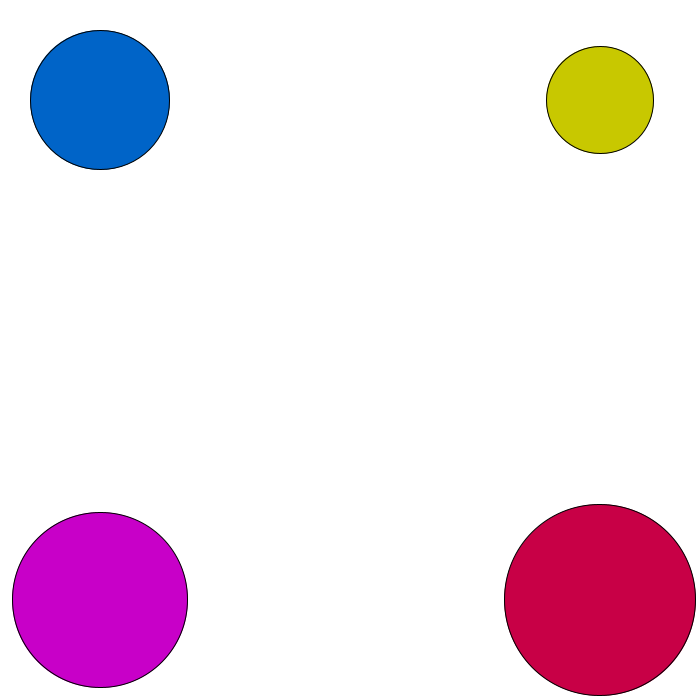
Frame 1 (no input)
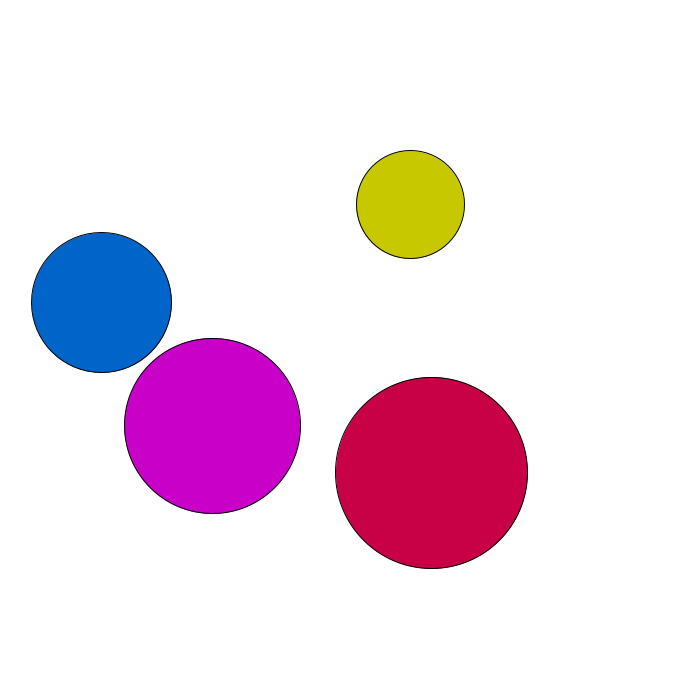
Frame 60 (the mouse pressed at the canvas centre just before this capture)
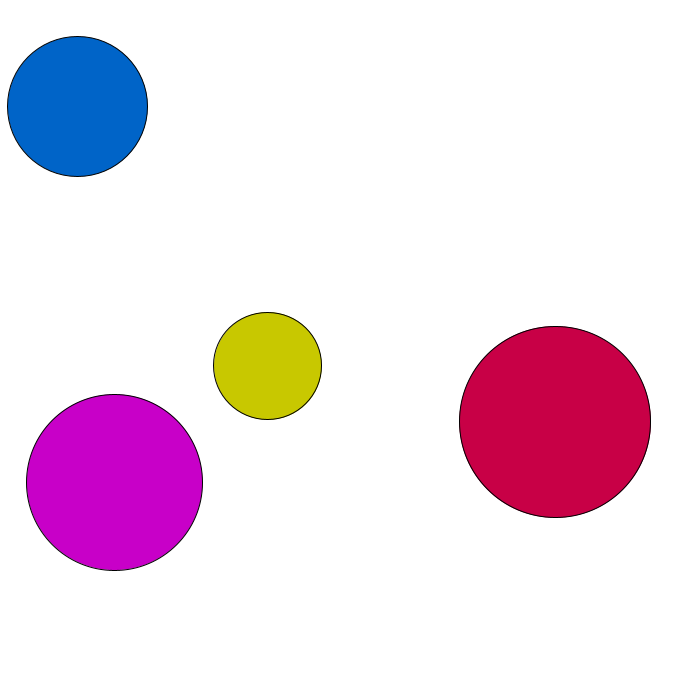
Frame 120 (the mouse held since frame 60 and released just before this capture)

The Processing sketch that drew these frames (run headless with seeded random() and noise(); from frame 60 on, the mouse is pressed at the canvas centre):

// Processing sketch: TwoDimensionalElasticCollision
// ── TwoDimensionalElasticCollision.pde
Particle p1;
Particle p2;
Particle p3;
Particle p4; 
void setup() {
  size(700, 700);
  p1 = new Particle(new PVector(100, 100), random(1.5, 10));
  p2 = new Particle(new PVector(600, 600), random(1.5, 10));
  p3 = new Particle(new PVector(100, 600), random(1.5, 10));
  p4 = new Particle(new PVector(600, 100), random(1.5, 10));
} 
void draw() {
  background(255);
  p1.show(color(0, 100, 200));
  p2.show(color(200, 0, 70));
  p3.show(color(200, 0, 200));
  p4.show(color(200, 200, 0));
  p3.update();
  p1.update();
  p2.update();
  p4.update();
  p3.checkEdges();
  p4.checkEdges();
  p1.checkEdges();
  p2.checkEdges();
  p1.checkCollision(p2);
  p1.checkCollision(p3);
  p1.checkCollision(p4);
  p2.checkCollision(p3);
  p2.checkCollision(p4);
  p3.checkCollision(p4);

  
}

// ── Particle.pde
class Particle {
  PVector vel;
  PVector pos;
  PVector acc;
  float mass; 
  float r;
  Particle(PVector _pos, float _mass) {
    mass = _mass;
    pos = _pos.get();
    //vel = new PVector(0, 0);
    vel = PVector.random2D().mult(random(3, 6));
    acc = new PVector(0, 0);
    r = mass * 10;
  } 
  void show(color col) {
    fill(col);
    ellipse(pos.x, pos.y, r * 2, r * 2);
  } 
  void update() {
    vel.add(acc);
    pos.add(vel);
    acc.mult(0);
  } 

  void checkCollision(Particle other) {
    float d = PVector.dist(other.pos, pos);
    if (d >= other.r + r) {
      return;
    } 
    float massThisValue = 2 * other.mass / (mass + other.mass);
    float massOtherValue = 2 * mass / (mass + other.mass);

    PVector otherToThis = PVector.sub(this.pos, other.pos);
    otherToThis.normalize();
    PVector thisToOther = otherToThis.get().mult(-1);

    PVector velThisDiff = PVector.sub(this.vel, other.vel);

    PVector velOtherDiff = PVector.sub(other.vel, this.vel);

    vel = vel.get().sub(otherToThis.mult(otherToThis.dot(velThisDiff)).mult(massThisValue));
    
    other.vel = other.vel.get().sub(thisToOther.mult(thisToOther.dot(velOtherDiff)).mult(massOtherValue));
  }
  void checkCollision(ArrayList<Particle> others) {
    for (Particle other : others) {
      float d = PVector.dist(other.pos, pos);
      if (other == this || d >= other.r + r) {
        continue;
      } 
      float massThisValue = 2 * other.mass / (mass + other.mass);
      float massOtherValue = 2 * mass / (mass + other.mass);

      PVector otherToThis = PVector.sub(this.pos, other.pos);
      otherToThis.normalize();
      PVector thisToOther = otherToThis.get().mult(-1);

      PVector velThisDiff = PVector.sub(this.vel, other.vel);

      PVector velOtherDiff = PVector.sub(other.vel, this.vel);

      vel = vel.get().sub(otherToThis.mult(otherToThis.dot(velThisDiff)).mult(massThisValue));
    }
  } 
  void checkEdges() {
    if (pos.x <= r) {
      vel.x *= -1;
      pos.x = r;
    } 
    if (pos.x >= width - r) {
      vel.x *= -1;
      pos.x = width - r;
    } 
    if (pos.y <= r) {
      vel.y *= -1;
      pos.y = r;
    } 
    if (pos.y >= height - r) {
      pos.y = height - r;
      vel.y *= -1;
    }
  }
} 
